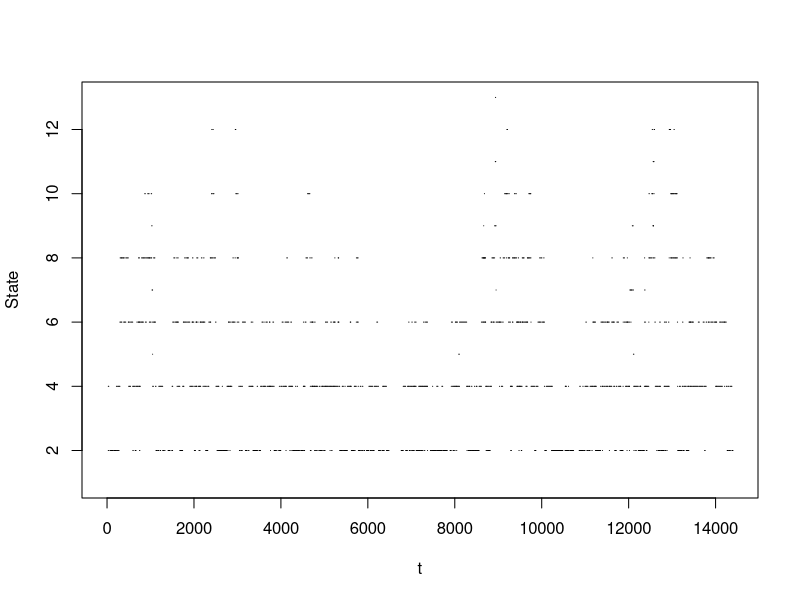

Generate this figure with R: (Note: this script raises an error after producing the figure.)
######################################
##
##  CTMC Coding
##
######################################


#Goal: simulate interaction chain between ants in High Density Data

####
#### Read in Data
####

#Location
#Ant_ID
#Ant_ID_.partner
#start_time
#end_time
#Note: q or Queen is queen ant. Long live the Queen.

high <- read.csv("./Data/Colony1_trophallaxis_high_density_4hr.csv")
hours = 4



head(high)
str(high)


num.high = unique(high$Ant_ID)
ant = length(num.high)  #number of ants


#high = high[seq(1, nrow(high), by = 2), ]
Ti = nrow(high)/2
inter = 1 + #no interactions
  choose(ant, 2)  #two way interactions

#Embedded Chain and Rate Transitions
Master = matrix(0, ant, hours * 60 * 60)
n = 0

for(i in sort(num.high)){
  n = n+1
  high.i = high[which(high$Ant_ID == i), ]
  
  for(l in 1:nrow(high.i)){
    start.i = high.i$start_time[l]
  end.i = high.i$end_time[l]
  Master[n, start.i:end.i] = 1
  }
  
}

Master.sum = colSums(Master)

cont.time = rle(Master.sum)

EC = cont.time$values
RT = cont.time$lengths



# #transitions rates (not probabilities!)
# alpha = matrix(1, n, n, Ti) #(1->2, 2->1)
# 
# for(i in 1:n){
#     alpha[i, i] = 0
#   }
# 
# v= rep(NA, n) #rate for state i
# 
# for(i in 1:n){
#   v[i] = sum(alpha[i, ])
# }
# 
# P = matrix(NA, n, n) #transition probability matrix
# 
# for(i in 1:n){
#   for(k in 1:n){
#     P[i, k] = alpha[i, k] / v[i]
#   }
# }


##plot of interactions


t = cumsum(RT)  
X = EC

plot(0,0,xlab="t",ylab="State",ylim=c(1,max(X)),xlim=c(0,hours * 60 * 60),type="n")
lines(x = c(0, t[1]), y = c(X[1], X[1]))

for(i in 2:length(t)){
  lines(x = c(t[i-1], t[i]), y = c(X[i], X[i]))
}


##Estimating alphas
##lots of vectors are 13 units long bc the states range from 0 to 12

n.states = length(unique(EC))
Alpha = matrix(0, 13, 13)

M = matrix(0, 13, 13) #number of state changes from i to j
for(i in 1:(length(EC)-1)){
   M[EC[i]+1, EC[i +1]+1] =  M[EC[i]+1, EC[i + 1]+1] + 1
}

Time = rep(NA, 13)

for(i in 1:length(Time)){
  Time[i] = sum(RT[which(EC == i-1)])
}

for(i in 1:length(Time)){
  for(j in 1:length(Time)){
    Alpha[i,j] = M[i, j] / Time[i]
  }
}



